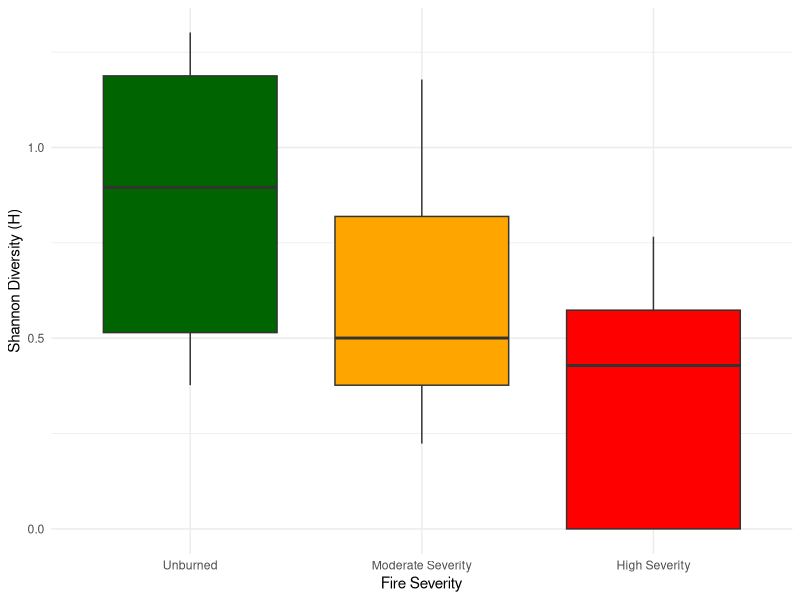
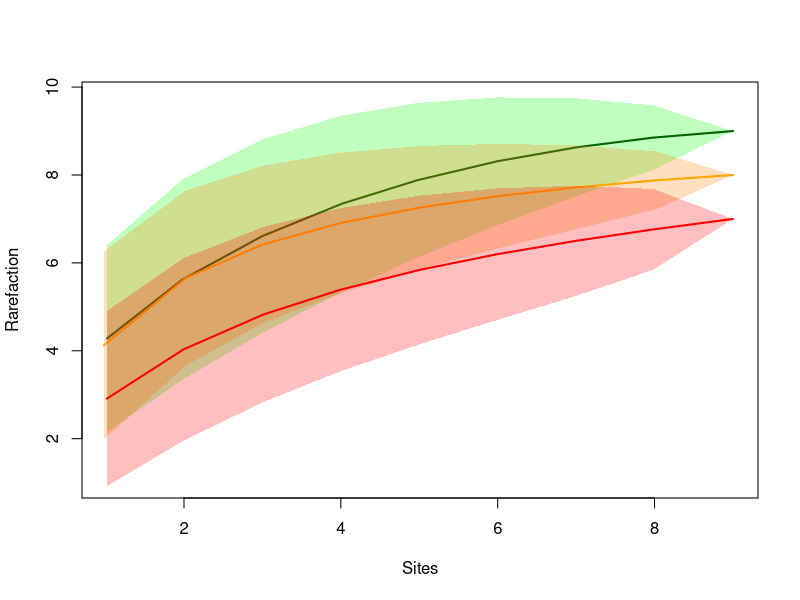
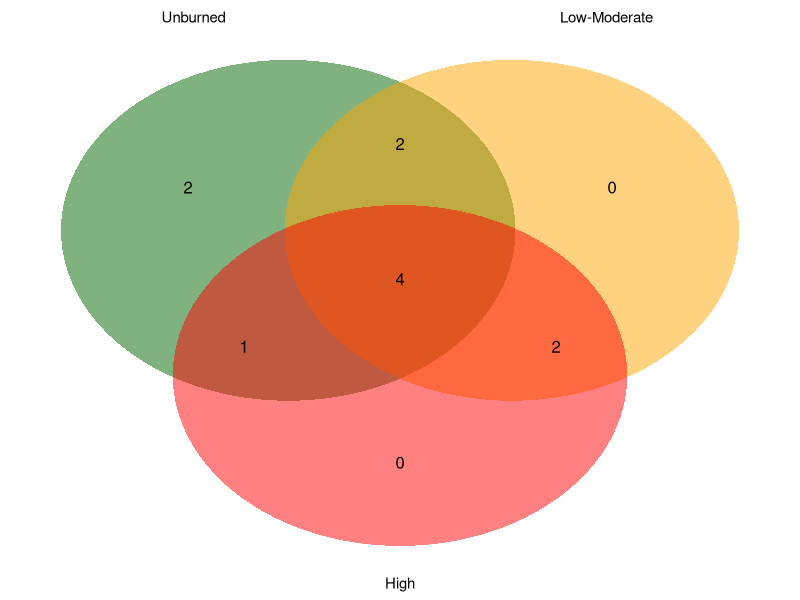

Source code (R) for these figures, in order:
## ---- chunk 1
knitr::opts_chunk$set(echo = TRUE, fig.width=5, fig.height=3, fig.align='center')
## ---- chunk 2

# Load necessary packages

library(tidyverse)
library(vegan)
library(VennDiagram)

# Load necessary data

smamms <- read_csv('./data/unique_smamms.csv') # using dataset with one row per unique individual
effort <- read_csv('./data/effort.csv')

## ---- chunk 3

# Update classes

smamms <- smamms %>% 
  mutate(severity = factor(severity, levels = c('unb', 'mod', 'high')))

## ---- chunk 4

# Create a species matrix

matrix_temp <- smamms %>% 
  group_by(site, species) %>% 
  tally() %>% # count individuals per species per site
  spread(species, n) %>% # re-format into matrix
  ungroup() %>% 
  replace(., is.na(.), 0) # replace NAs with 0

sites <- matrix_temp$site # vector of just sites

matrix <- matrix_temp %>% 
  select(-site) # remove site column for input into vegan

matrix <- as.matrix(matrix)
rownames(matrix) <- sites



# Create a species matrix adjusted for trapping effort

matrix_temp <- smamms %>% 
  group_by(site, species) %>% 
  tally() %>% # count individuals per species per site
  full_join(., effort, by = 'site') %>% 
  mutate(n_adj = n/effort*300) %>% # add column for n adjusted for effort
  select(site, species, n_adj) %>% 
  spread(species, n_adj) %>% # re-format into matrix
  ungroup() %>% 
  replace(., is.na(.), 0) # replace NAs with 0

sites <- matrix_temp$site # vector of just sites

matrix_adj <- matrix_temp %>% 
  select(-site) # remove site column for input into vegan

matrix_adj <- as.matrix(matrix_adj)
rownames(matrix_adj) <- sites



# Create separate species matrices for each treatment

matrix_unb <- matrix[1:9,] # species matrix for low severity
matrix_mod <- matrix[19:27,] # species matrix for med severity
matrix_high <- matrix[10:18,] # species matrix for high severity

## ---- chunk 5

# Calculate Shannon-Weaver diversity index (H) for each site

H <- diversity(matrix_adj)

# Make a dataframe with site, severity, and H
diversity <- data_frame(sites, H) %>% 
  full_join(., smamms, by = c('sites' = 'site')) %>% 
  select(sites, severity, H) %>% 
  rename(site = sites) %>% 
  group_by(site) %>% 
  filter(row_number()==1)

# Export as csv

write_csv(diversity,'./data/diversity.csv', col_names = TRUE)

## ---- chunk 6

# Summarize data with boxplots
colors <- c('darkgreen', 'orange', 'red')
xlabs <- c('Unburned', 'Moderate Severity', 'High Severity') 

H_boxplot <- ggplot(diversity, aes(x = severity, y = H)) +
  geom_boxplot(aes(fill = severity)) +
  scale_fill_manual(values = colors) +
  theme_minimal() +
  labs(x = 'Fire Severity',
       y = 'Shannon Diversity (H)') +
  theme(legend.position = 'NA') +
  scale_x_discrete(labels = xlabs)

H_boxplot

# Calculate mean diversity for each treatment

H_summary <- diversity %>% 
  group_by(severity) %>% 
  summarise(
    H_mean = mean(H),
    H_sd = sd(H)
  )

## ---- chunk 7

# Rarefaction curves

accum_unb <- specaccum(matrix_unb, # unburned 
                       method = 'rarefaction', 
                       permutations = 100)

accum_mod <- specaccum(matrix_mod, # moderate severity
                       method = 'rarefaction',
                       permutations = 100)

accum_high <- specaccum(matrix_high, # high severity
                        method = 'rarefaction',
                        permutations = 100)

# Plot curves
plot(accum_unb,
     ci = 2, # 95% confidence interval
     ci.type = 'polygon',
     ci.col = rgb(red=0, green=1, blue=0, alpha=0.25),
     ci.lty = 0,
     lwd = 2,
     col = 'darkgreen',
     xlab = 'Sites',
     ylab = 'Rarefaction')
lines(accum_mod,
      ci = 2, # 95% confidence interval
      ci.type = 'polygon',
      ci.col = rgb(red=1, green=0.5, blue=0, alpha=0.25),
      ci.lty = 0,
      lwd = 2,
      col = 'orange')
lines(accum_high,
      ci = 2, # 95% confidence interval
      ci.type = 'polygon',
      ci.col = rgb(red=1, green=0, blue=0, alpha=0.25),
      ci.lty = 0,
      lwd = 2,
      col = 'red'
      )

## ---- chunk 8

# Vectors of species at each severity

unb <- smamms %>% 
  filter(severity == 'unb')

mod <- smamms %>% 
  filter(severity == 'mod')

high <- smamms %>% 
  filter(severity == 'high')

unb_spp <- unique(unb$species)
mod_spp <- unique(mod$species)
high_spp <- unique(high$species)

all_spp <- list(unb_spp, mod_spp, high_spp)
names(all_spp) <- c('Unburned', 'Low-Moderate', 'High')

# VennDiagram

spp_venn <- venn.diagram(all_spp,
                         filename = NULL,
                         lty = 'blank',
                         cex = 1,
                         fontfamily = 'sans',
                         cat.pos = c(-18, 18, 180),
                         cat.dist = c(0.07, 0.07, 0.05),
                         cat.cex = 0.9,
                         cat.fontfamily = 'sans',
                         fill = c('darkgreen', 'orange', 'red'))
grid.newpage()
grid.draw(spp_venn)
